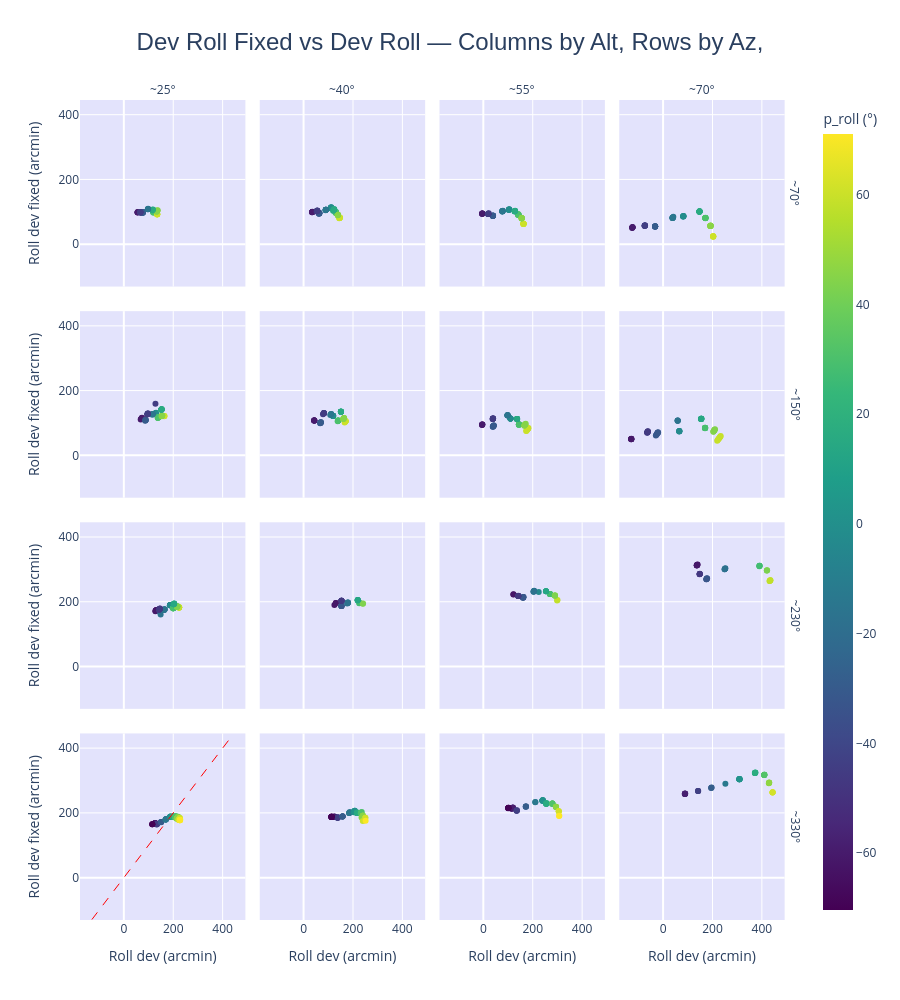

The cell this chart's notebook holds for it:
### Code cell
fig = px.scatter(
    plot_df,
    x='dev_roll_arcmin',
    y='dev_roll_fixed',
    color='p_roll',
    facet_col='alt_bin',
    facet_row='az_bin',
    color_continuous_scale='Viridis',
    labels={
        'dev_roll_arcmin': 'Roll dev (arcmin)',
        'dev_roll_fixed':  'Roll dev fixed (arcmin)',
        'p_roll':          'p_roll (°)',
    },
    title='Dev Roll Fixed vs Dev Roll — Columns by Alt, Rows by Az, ',
    category_orders={
        'alt_bin': alt_labels_filtered,
        'az_bin':  az_labels_filtered,
    },
)

# Add a reference line y=x (perfect 1:1 relationship)
for annotation in fig.layout.annotations:
    pass

x_range = [plot_df['dev_roll_arcmin'].min(), plot_df['dev_roll_arcmin'].max()]

fig.add_shape(
    type='line', line=dict(dash='dash', color='red', width=1),
    x0=x_range[0], x1=x_range[1],
    y0=x_range[0], y1=x_range[1],
    xref='x', yref='y'
)

fig.update_layout(
    title=dict(x=0.5, font=dict(size=24, family='Arial')),
    plot_bgcolor='rgba(200, 200, 250, 0.5)',
    height=1000,
)

fig.for_each_annotation(lambda a: a.update(text=a.text.split('=')[-1]))

fig.show()
